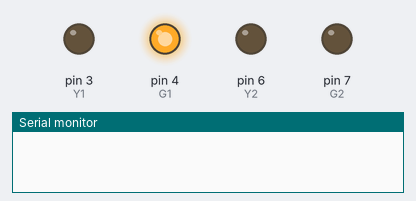
Bench run of a sketch on a simulated Arduino Uno, built with avr-gcc and run on an emulated ATmega328P. On the bench: output pins drawn as LEDs (lit = HIGH), the last lines printed to the serial monitor. Pins used as bus, display or sensor lines are not drawn.

Above: at 2.5 s.
At 6.0 s:
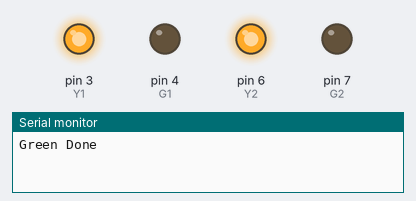
At 9.5 s:
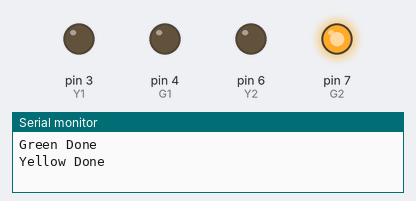
Timing chart, 0 to 15.6 s (numbered marks = the images above):
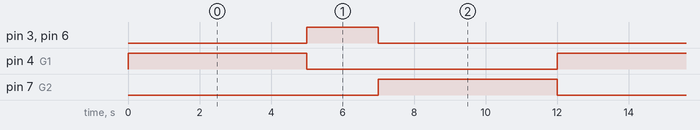

The sketch:

Lesson_1.3_-_Traffic_Light_Led.ino
```cpp
int R1 = 2;
int Y1 = 3;
int G1 = 4;
int R2 = 5;
int Y2 = 6;
int G2 = 7;
int DELAY_RED = 5000;
int DELAY_YELLOW = 2000;
int DELAY_GREEN = 5000;

// basic functions
void setup() {
  pinMode(G1, OUTPUT);
  pinMode(Y1, OUTPUT);
  pinMode(R1, OUTPUT);
  pinMode(G2, OUTPUT);
  pinMode(Y2, OUTPUT);
  pinMode(R2, OUTPUT);
  Serial.begin(9600);
}

void loop() {
  green_light();
  delay(DELAY_GREEN);
  Serial.println("Green Done");

  yellow_light();
  delay(DELAY_YELLOW);
  Serial.println("Yellow Done");

  red_light();
  delay(DELAY_RED);
  Serial.println("Red Done");
}

void green_light() {
  digitalWrite(G1, HIGH);
  digitalWrite(Y1, LOW);
  digitalWrite(R1, LOW);
  digitalWrite(G2, LOW);
  digitalWrite(Y2, LOW);
  digitalWrite(R2, HIGH);
}

void yellow_light() {
  digitalWrite(G1, LOW);
  digitalWrite(Y1, HIGH);
  digitalWrite(R1, LOW);

  digitalWrite(G2, LOW);
  digitalWrite(Y2, HIGH);
  digitalWrite(R2, LOW);
}

void red_light() {
  digitalWrite(G1, LOW);
  digitalWrite(Y1, LOW);
  digitalWrite(R1, HIGH);


  digitalWrite(G2, HIGH);
  digitalWrite(Y2, LOW);
  digitalWrite(R2, LOW);
}
```

Measured:
- by itself, pin 3 (Y1), pin 6 (Y2): alternates HIGH for 2.0 s and LOW for 10.0 s
- by itself, pin 4 (G1), pin 7 (G2): alternates HIGH for 5.0 s and LOW for 7.0 s
- by itself, everything shown: repeats every 12.0 s, in 3 steps
